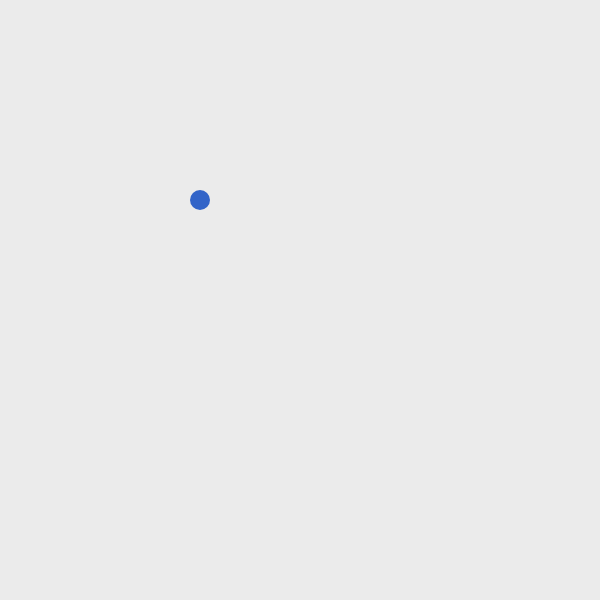
Frame 1 (no input)
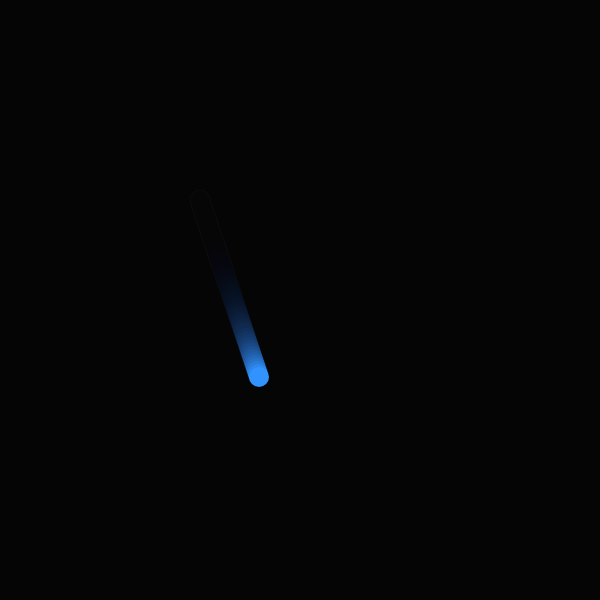
Frame 60 (no input)
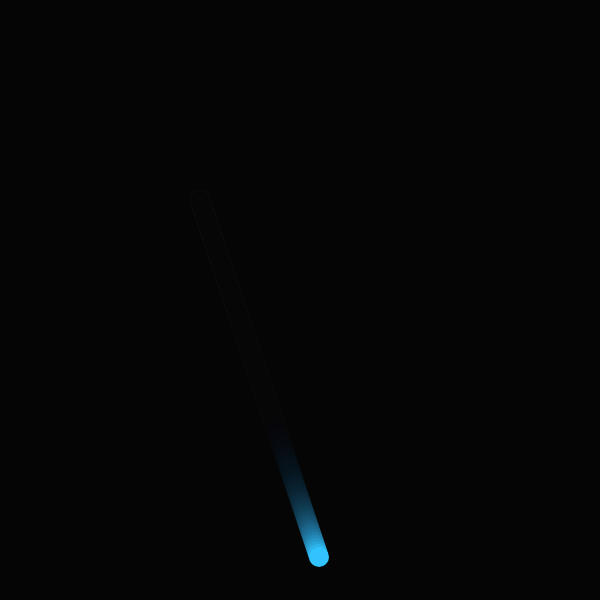
Frame 120 (the mouse pressed at the canvas centre since frame 60)

The p5.js sketch that drew these frames (run headless with seeded random() and noise() and a simulated clock; from frame 60 on, the mouse is pressed at the canvas centre):

// p5.js sketch
// ── sketch.js
let y=200;
let ySpeed = 3;
let xSpeed = 1;
let x = 200;
let r;
let g;
let b


function setup() {
  createCanvas(600, 600);
  noStroke();
  r = 50
  g = 100
  b = 200
}

function draw() {
  background(0,20);
  
  fill(r,g,b)
  circle(x,y,20);
  y += ySpeed;
  x += xSpeed;
  if (y > 575){
    ySpeed = random(3,10);
    ySpeed = -1*ySpeed;
  }
  if(y < 25){
    ySpeed = random(3,10);
    ySpeed = 1*ySpeed;
  }
  if (x > 575){
    xSpeed = random(2,10);
    xSpeed = -1*xSpeed;
    lerp(r,r+xSpeed*8,0.01);
  }
  if(x < 25){
    xSpeed = random(3,10);
    xSpeed = 1*xSpeed;
  }
    lerp(r,r+xSpeed*8,0.01);
    g = lerp(g,g+xSpeed*8,0.1);
    b = lerp(b,b+ySpeed*8,0.1);
  
}
